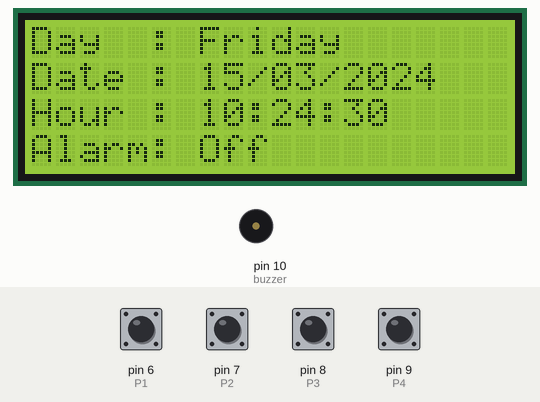
Recording of a sketch running on a simulated Arduino Uno, built with avr-gcc and run on an emulated ATmega328P. Shown: 20×4 character LCD, buzzer (waves = sounding). Inputs (shaded band) come from the test bench; at power-on: pin 6 (P1), pin 7 (P2), pin 8 (P3), pin 9 (P4) HIGH. The local clock reads 2024-03-15 10:24:30 at power-on unless the sketch sets it.

Above: at 0.2 s.
1.3 s: pin 6 (P1) pulled LOW for 0.45 s
At 2.09 s:
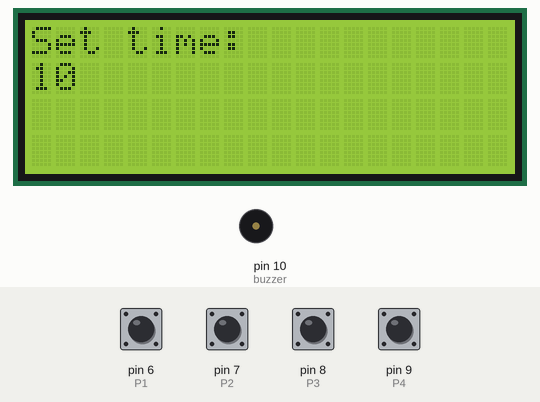
3.7 s: pin 6 (P1) pulled LOW for 1 s
At 5.19 s:
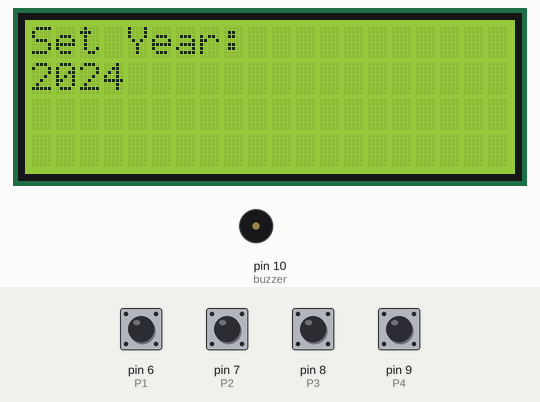
6.2 s: pin 6 (P1) pulled LOW for 1 s
At 7.26 s:
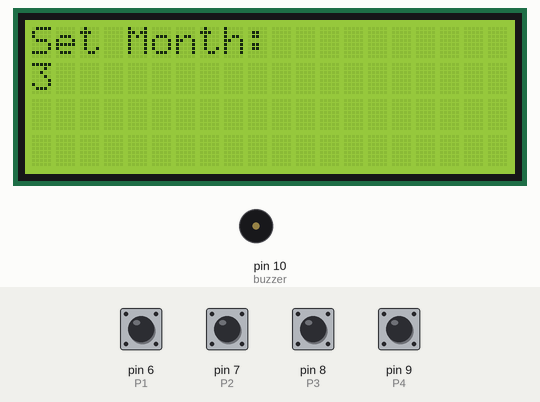
8.9 s: pin 6 (P1) pulled LOW for 0.45 s
At 9.83 s:
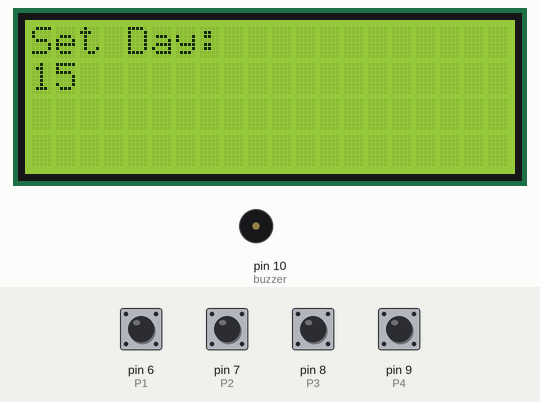
11.4 s: pin 6 (P1) pulled LOW for 0.45 s
At 12.7 s:
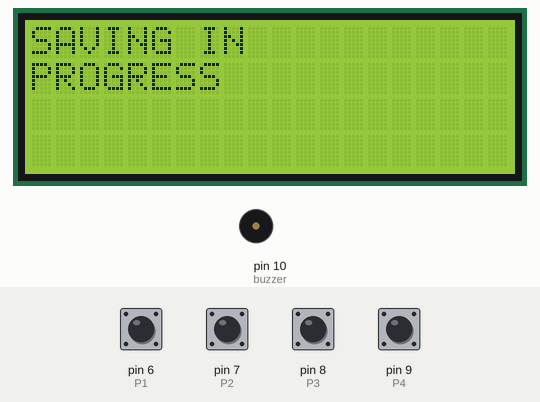
14.4 s: pin 9 (P4) pulled LOW for 0.45 s
At 15.9 s:
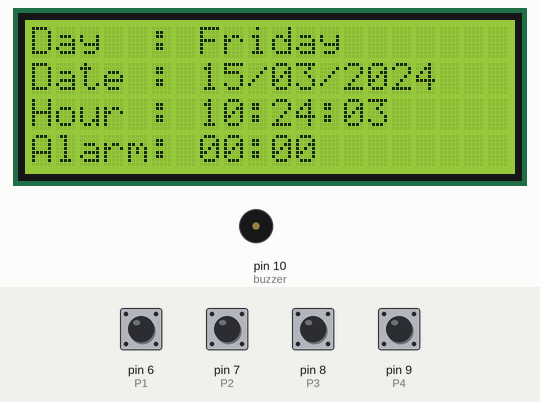
Timing chart, 0 to 17.4 s (numbered marks = the images above; inputs shaded):
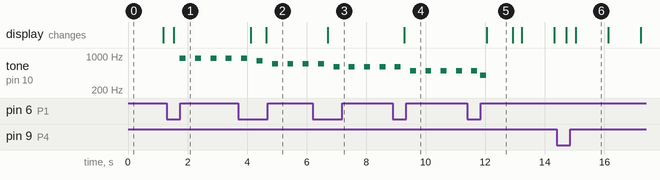

The sketch:

Alarm_Clockrev2.ino
```cpp
/*

   This is revision 1.1 by Jeffrey Fitzpatrick
   1.0 - Removes LED Functionality.
   1.1 - Adds a second buzzer, this is a passive buzzer that will keep beeping throughout the menus.
         This is intended to movitate the user to close the menu so as to avoid the condition where
         an alarm is prevented due to the device being left in one of the menus (perhaps by accident).

         Minor changes include the renaming of variable so it'll be easier to comprehend.

         The buzzer assignments need not be a passive or active, it just happens that they were
         available for use.
*/


/*
  :Project:Allarm_Clock
  :Author: Tiziano Bianchettin
  :Date: 10/02/2017
  :Revision: 2
  :License: Public Domain
  thanks to:
  http://arduinoenonsolo.blogspot.it/2012/12/orologio-con-arduino-e-il-ds1307.html
  http://www.mauroalfieri.it/
  http://www.danielealberti.it/
  http://www.maffucci.it/
  My electronics laboratory professor "Perito Carli"
*/
//************libraries**************//
#include <Wire.h>
#include <RTClib.h>
#include <LiquidCrystal_I2C.h>

//************************************//
LiquidCrystal_I2C lcd(0x27, 20, 4); // Display  I2C 20 x 4
RTC_DS1307 RTC;

//************Button*****************//
int P1 = 6; // Button SET MENU'
int P2 = 7; // Button +
int P3 = 8; // Button -
int P4 = 9; // SWITCH Alarm

//**************Alarm***************//

#define buzzer 10
#define buzzer2 4

//************Variables**************//
int hourUpdate;
int minUpdate;
int yearupg;
int monthUpdate;
int dayUpdate;
int menu = 0;
int setAll = 0;

uint8_t alarmHours = 0, alarmMinutes = 0;  // Holds the current alarm time


void setup()
{

  lcd.begin();
  lcd.backlight();
  lcd.clear();

  pinMode(P1, INPUT_PULLUP); // https://www.arduino.cc/en/Tutorial/InputPullupSerial
  pinMode(P2, INPUT_PULLUP);
  pinMode(P3, INPUT_PULLUP);
  pinMode(P4, INPUT_PULLUP);

  pinMode(buzzer, OUTPUT); // Set buzzer as an output
  pinMode(buzzer2, OUTPUT);
  printAllOff();
  Serial.begin(9600);
  Wire.begin();
  RTC.begin();

  if (! RTC.isrunning()) {
    Serial.println("RTC is NOT running!");
    // Set the date and time at compile time
    RTC.adjust(DateTime(__DATE__, __TIME__));
  }
  //RTC.adjust(DateTime(__DATE__, __TIME__)); //removing "//" to adjust the time
  // The default display shows the date and time
  int menu = 0;
}

void loop()
{

  // check if you press the SET button and increase the menu index
  if (digitalRead(P1) == LOW)
  {
    menu = menu + 1;
  }
  if ((digitalRead(P2) == LOW) && (digitalRead(P3) == LOW))
  {

    DisplaySetHourAll();
    DisplaySetMinuteAll();
    lcd.clear();
    lcd.setCursor(5, 0);
    lcd.print("ALARM");
    lcd.setCursor(5, 1);
    lcd.print(alarmHours, DEC);
    lcd.print(":");
    lcd.print(alarmMinutes, DEC);
    delay(1000);
    lcd.clear();
  }
  // in which subroutine should we go?
  if (menu == 0)
  {
    DisplayDateTime(); // void DisplayDateTime
    Alarm(); // Alarm control
  }
  if (menu == 1)
  {
    DisplaySetHour();
    buzz(900);
  }
  if (menu == 2)
  {
    DisplaySetMinute();
    buzz(800);
  }
  if (menu == 3)
  {
    DisplaySetYear();
    buzz(700);
  }
  if (menu == 4)
  {
    DisplaySetMonth();
    buzz(600);
  }
  if (menu == 5)
  {
    DisplaySetDay();
    buzz(500);
  }
  if (menu == 6)
  {
    buzz(400);
    StoreAgg();
    delay(500);
    menu = 0;
  }
  delay(100);
}

void DisplayDateTime ()
{
  // We show the current date and time
  DateTime now = RTC.now();

  lcd.setCursor(0, 2);
  lcd.print("Hour : ");

  if (now.hour() <= 9)
  {
    lcd.print("0");
  }
  lcd.print(now.hour(), DEC);
  hourUpdate = now.hour();
  lcd.print(":");
  if (now.minute() <= 9)
  {
    lcd.print("0");
  }
  lcd.print(now.minute(), DEC);
  minUpdate = now.minute();
  lcd.print(":");
  if (now.second() <= 9)
  {
    lcd.print("0");
  }
  lcd.print(now.second(), DEC);


  lcd.setCursor(0, 1);
  lcd.print("Date : ");
  if (now.day() <= 9)
  {
    lcd.print("0");
  }
  lcd.print(now.day(), DEC);
  dayUpdate = now.day();
  lcd.print("/");
  if (now.month() <= 9)
  {
    lcd.print("0");
  }
  lcd.print(now.month(), DEC);
  monthUpdate = now.month();
  lcd.print("/");
  lcd.print(now.year(), DEC);
  yearupg = now.year();

  char DOW[][10] = {"Sunday   ", "Monday   ", "Tuesday  ", "Wednesday", "Thursday ", "Friday   ", "Saturday "};
  lcd.setCursor(0, 0);
  lcd.print("Day  : ");
  lcd.print(DOW[now.dayOfTheWeek()]); // if it appears error in the code, enter the code given below
  //lcd.print(DOW[now.dayOfWeek()]);
}

void DisplaySetHour()
{
  // time setting
  lcd.clear();
  DateTime now = RTC.now();
  if (digitalRead(P2) == LOW)
  {
    if (hourUpdate == 23)
    {
      hourUpdate = 0;
    }
    else
    {
      hourUpdate = hourUpdate + 1;
    }
  }
  if (digitalRead(P3) == LOW)
  {
    if (hourUpdate == 0)
    {
      hourUpdate = 23;
    }
    else
    {
      hourUpdate = hourUpdate - 1;
    }
  }
  lcd.setCursor(0, 0);
  lcd.print("Set time:");
  lcd.setCursor(0, 1);
  lcd.print(hourUpdate, DEC);
  delay(200);
}

void DisplaySetMinute()
{
  // Setting the minutes
  lcd.clear();
  if (digitalRead(P2) == LOW)
  {
    if (minUpdate == 59)
    {
      minUpdate = 0;
    }
    else
    {
      minUpdate = minUpdate + 1;
    }
  }
  if (digitalRead(P3) == LOW)
  {
    if (minUpdate == 0)
    {
      minUpdate = 59;
    }
    else
    {
      minUpdate = minUpdate - 1;
    }
  }
  lcd.setCursor(0, 0);
  lcd.print("Set Minutes:");
  lcd.setCursor(0, 1);
  lcd.print(minUpdate, DEC);
  delay(200);
}

void DisplaySetYear()
{
  // setting the year
  lcd.clear();
  if (digitalRead(P2) == LOW)
  {
    yearupg = yearupg + 1;
  }
  if (digitalRead(P3) == LOW)
  {
    yearupg = yearupg - 1;
  }
  lcd.setCursor(0, 0);
  lcd.print("Set Year:");
  lcd.setCursor(0, 1);
  lcd.print(yearupg, DEC);
  delay(200);
}

void DisplaySetMonth()
{
  // Setting the month
  lcd.clear();
  if (digitalRead(P2) == LOW)
  {
    if (monthUpdate == 12)
    {
      monthUpdate = 1;
    }
    else
    {
      monthUpdate = monthUpdate + 1;
    }
  }
  if (digitalRead(P3) == LOW)
  {
    if (monthUpdate == 1)
    {
      monthUpdate = 12;
    }
    else
    {
      monthUpdate = monthUpdate - 1;
    }
  }
  lcd.setCursor(0, 0);
  lcd.print("Set Month:");
  lcd.setCursor(0, 1);
  lcd.print(monthUpdate, DEC);
  delay(200);
}

void DisplaySetDay()
{
  // Setting the day
  lcd.clear();
  if (digitalRead(P2) == LOW)
  {
    if (dayUpdate == 31)
    {
      dayUpdate = 1;
    }
    else
    {
      dayUpdate = dayUpdate + 1;
    }
  }
  if (digitalRead(P3) == LOW)
  {
    if (dayUpdate == 1)
    {
      dayUpdate = 31;
    }
    else
    {
      dayUpdate = dayUpdate - 1;
    }
  }
  lcd.setCursor(0, 0);
  lcd.print("Set Day:");
  lcd.setCursor(0, 1);
  lcd.print(dayUpdate, DEC);
  delay(200);
}

void StoreAgg()
{
  // Variable saving
  lcd.clear();
  lcd.setCursor(0, 0);
  lcd.print("SAVING IN");
  lcd.setCursor(0, 1);
  lcd.print("PROGRESS");
  RTC.adjust(DateTime(yearupg, monthUpdate, dayUpdate, hourUpdate, minUpdate, 0));
  delay(200);
}
void DisplaySetHourAll()// Setting the alarm minutes
{
  while (digitalRead(P1) == HIGH) {

    lcd.clear();

    if (digitalRead(P2) == LOW)
    {
      if (alarmHours == 23)
      {
        alarmHours = 0;
      }
      else
      {
        alarmHours = alarmHours + 1;
      }
    }
    if (digitalRead(P3) == LOW)
    {
      if (alarmHours == 0)
      {
        alarmHours = 23;
      }
      else
      {
        alarmHours = alarmHours - 1;
      }
    }
    lcd.setCursor(0, 0);
    lcd.print("Set HOUR Alarm:");
    lcd.setCursor(0, 1);
    lcd.print(alarmHours, DEC);
    delay(200);
  }
  delay(200);
}

void DisplaySetMinuteAll()// Setting the alarm minutes
{
  while (digitalRead(P1) == HIGH) {

    lcd.clear();
    if (digitalRead(P2) == LOW)
    {
      if (alarmMinutes == 59)
      {
        alarmMinutes = 0;
      }
      else
      {
        alarmMinutes = alarmMinutes + 1;
      }
    }
    if (digitalRead(P3) == LOW)
    {
      if (alarmMinutes == 0)
      {
        alarmMinutes = 59;
      }
      else
      {
        alarmMinutes = alarmMinutes - 1;
      }
    }
    lcd.setCursor(0, 0);
    lcd.print("Set MIN. Alarm:");
    lcd.setCursor(0, 1);
    lcd.print(alarmMinutes, DEC);
    delay(200);
  }
  delay(200);
}
void printAllOn() {
  lcd.setCursor(0, 3);
  lcd.print("Alarm: ");


  if (alarmHours <= 9)
  {
    lcd.print("0");
  }
  lcd.print(alarmHours, DEC);

  lcd.print(":");
  if (alarmMinutes <= 9)
  {
    lcd.print("0");
  }
  lcd.print(alarmMinutes, DEC);

}
void printAllOff() {
  lcd.setCursor(0, 3);
  lcd.print("Alarm: Off  ");
}
void Alarm() {
  if (digitalRead(P4) == LOW)
  {
    setAll = setAll + 1;
  }
  if (setAll == 0)
  {
    printAllOff();
    noTone (buzzer);
    ;
  }
  if (setAll == 1)
  {

    printAllOn();

    DateTime now = RTC.now();
    if ( now.hour() == alarmHours && now.minute() == alarmMinutes )
    {
      lcd.noBacklight();
      DateTime now = RTC.now();

      tone(buzzer, 880); //play the note "A5" (LA5)
      delay (300);
      tone(buzzer, 698); //play the note "F6" (FA5)
      lcd.backlight();
    }
    else {
      noTone (buzzer);

    }

  }
  if (setAll == 2)
  {
    setAll = 0;
  }
  delay(200);
}


/*
   Added Code functions below.
*/

void buzz(int freq)
{
  tone(buzzer2, freq);
  delay(200);
  noTone(buzzer2);
}
```

Measured:
- after the input at 1.3 s, tone on pin 10 (buzzer): alternates 900 Hz for 0.20 s and silent for 0.32 s, starting after 0.44 s; the display: changes after 0.24 s (image 1)
- after the input at 3.7 s, the display: first changes after 0.42 s (image 2 shows a later state)
- after the input at 6.2 s, the display: changes after 0.51 s (image 3)
- after the input at 8.9 s, the display: changes after 0.38 s (image 4)
- after the input at 11.4 s, the display: changes after 0.66 s (image 5)
- after the input at 14.4 s, the display: first changes after 0.33 s (image 6 shows a later state)
- what the display in image 5 shows lasts 0.8 s, from 12.1 s to 12.9 s
